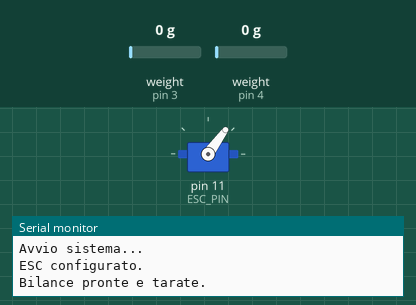
The sketch below on a simulated Arduino Uno, built with avr-gcc and run on an emulated ATmega328P. Shown: servo, the last lines printed to the serial monitor. The inputs (shaded band) are chosen by the test bench; at power-on: weight on the scale (sensors on pin 3, pin 4) 0 g. At 18.3 s the program stops and its outputs stay as they are.

Above: at 5.1 s.
At 7.9 s:
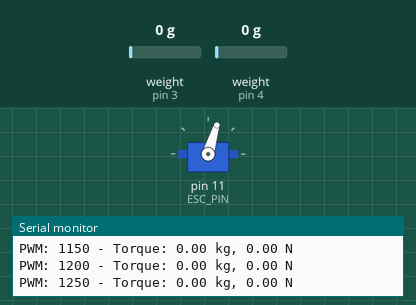
At 11.4 s:
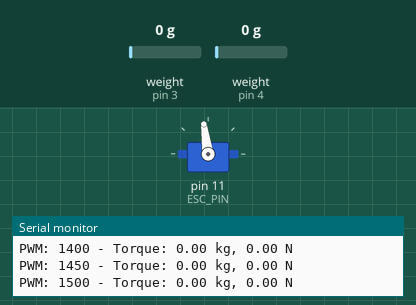
At 17.7 s:
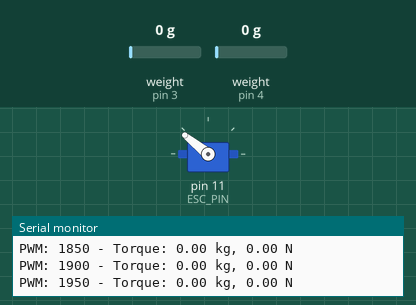
Timing chart, 0 to 19.8 s (numbered marks = the images above):
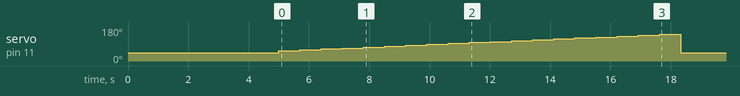

The sketch:

Version_2.ino
```cpp
#include <Servo.h>
#include "HX711.h"

// Pin per l'ESC
#define ESC_PIN 11

// Pin per le celle di carico
#define DT_LEFT 3
#define SCK_LEFT 2
#define DT_RIGHT 4
#define SCK_RIGHT 5

// Oggetti per il motore e le celle di carico
Servo esc;
HX711 scale_left, scale_right;

// Variabili globali
int pwm_min = 1100;
int pwm_max = 2000;
float calibration_factor_left = 217000.0;
float calibration_factor_right = -211000.0;

void setup() {
  Serial.begin(9600);
  Serial.println("Avvio sistema...");

  // Configura ESC
  esc.attach(ESC_PIN);
  esc.writeMicroseconds(1000);
  delay(3000);
  Serial.println("ESC configurato.");

  // Configura le bilance
  scale_left.begin(DT_LEFT, SCK_LEFT);
  scale_right.begin(DT_RIGHT, SCK_RIGHT);

  scale_left.set_scale(calibration_factor_left);
  scale_left.tare();
  scale_right.set_scale(calibration_factor_right);
  scale_right.tare();

  Serial.println("Bilance pronte e tarate.");
}

void loop() {
  for (int pwm = pwm_min; pwm <= pwm_max; pwm += 50) {
    esc.writeMicroseconds(pwm);

    float left_kg = scale_left.get_units();
    float right_kg = scale_right.get_units();
    float torque_kg = right_kg - left_kg;
    float torque_N = torque_kg * 9.80665;

    Serial.print("PWM: ");
    Serial.print(pwm);
    Serial.print(" - Torque: ");
    Serial.print(torque_kg, 2);
    Serial.print(" kg, ");
    Serial.print(torque_N, 2);
    Serial.println(" N");

    delay(500);
  }

  Serial.println("Test completato.");
  esc.writeMicroseconds(1000);

  while (true) {
    // Ciclo infinito dopo il test
  }
}
```

Measured:
- by itself, servo on pin 11 (ESC_PIN): rises from 44° to 141° in 12.6 s, then falls to 44° in 0.70 s
